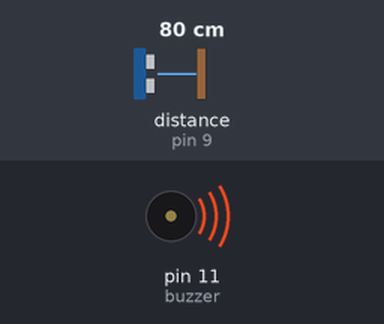
The sketch below on a simulated Arduino Uno, built with avr-gcc and run on an emulated ATmega328P. Shown: buzzer (waves = sounding). The inputs (shaded band) are chosen by the test bench; at power-on: distance to the obstacle (sensor on pin 9) 80 cm. The echo pulse lasts 58.3 µs per cm; what the sketch prints to the serial monitor is not drawn.

Above: at 15.8 s.
15.9 s: distance to the obstacle (sensor on pin 9) set to 2 cm
At 24.8 s:
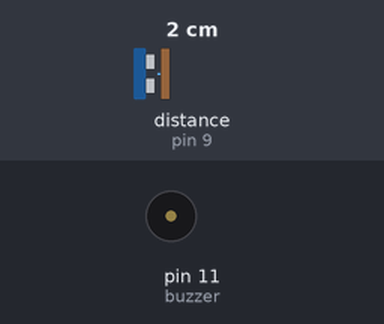
27.1 s: distance to the obstacle (sensor on pin 9) set to 120 cm
Timing chart, 0 to 47.1 s (numbered marks = the images above; inputs shaded):
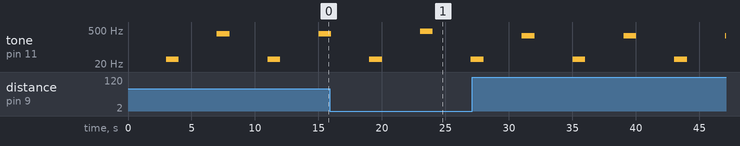

The sketch:

buzzer.ino
```cpp
const int buzzer = 11;
const int trig = 8;
const int echo = 9;

void setup() {
  // put your setup code here, to run once:
  pinMode(buzzer, OUTPUT);
  pinMode(trig, OUTPUT);
  pinMode(echo, INPUT);
  Serial.begin(9600);
}

void loop() {
  delay(3000);
  tone(buzzer, 32.7032);
  delay(1000);
  noTone(buzzer);

  delay(3000);

  double distance = cal_distance();
  Serial.println( distance);
  if(distance <= 50 ) {
    Serial.println("라");
    tone(buzzer, 440);
    delay(1000);
    noTone(buzzer);
  }
  else if( distance <= 100) {
    Serial.println("파");
    tone(buzzer, 349.2282);
    delay(1000);
    noTone(buzzer);
  }
  else if(distance <= 150) {
    Serial.println("레");
    tone(buzzer, 293.6648);
    delay(1000);
    noTone(buzzer);
  }
  else {
    Serial.println("도");
    tone(buzzer, 261.6256);
    delay(1000);
    noTone(buzzer);
  }
}

int cal_distance() {
  unsigned echoTimeUs;
  double distanceMm;

  digitalWrite(trig, HIGH);
  delayMicroseconds(20);
  digitalWrite(trig, LOW);
  echoTimeUs = pulseIn(echo, HIGH);

  distanceMm = ((34000*echoTimeUs)/1000000)/2;

  Serial.print(distanceMm);
  Serial.println(" cm");
  return ((ceil)(distanceMm));
}
```

Measured:
- by itself, tone on pin 11 (buzzer): repeats every 8.0 s: 293 Hz 1.0 s, silent 3.0 s, 32 Hz 1.0 s, silent 3.0 s
